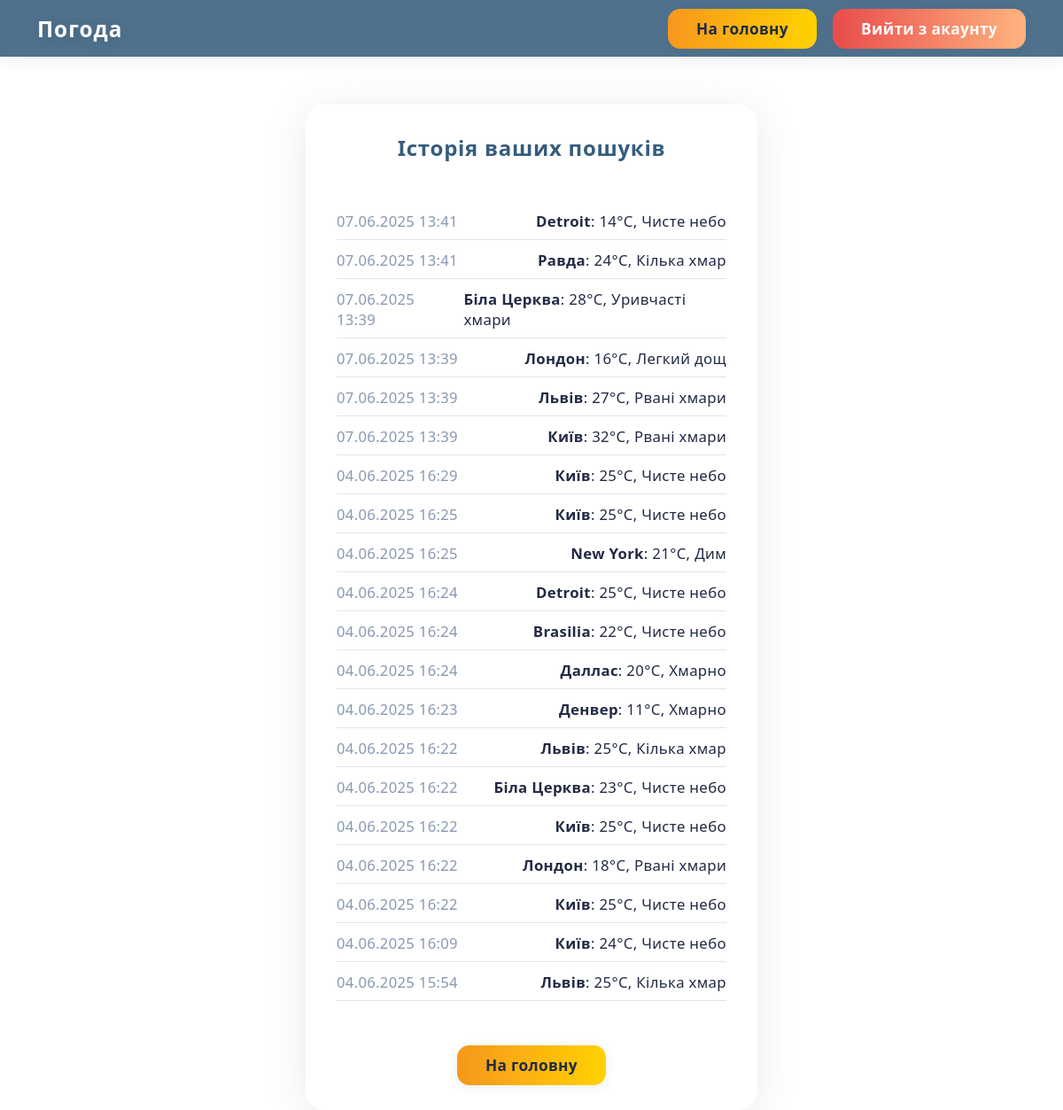
Page /history/ (signed in) on the committed database.
### weather/models.py (models this page shows, shortened)
class WeatherSearch(models.Model):
    user = models.ForeignKey(User, on_delete=models.CASCADE)
    city = models.CharField(max_length=100)
    temperature = models.IntegerField()
    description = models.CharField(max_length=255)
    search_date = models.DateTimeField(auto_now_add=True)

### weather/views.py (the view)
# urls.py: path('history/', views.history_view, name='history'),
@login_required
def history_view(request):
    history = WeatherSearch.objects.filter(user=request.user).order_by("-search_date")[:20]
    return render(request, "history.html", {"history": history})

### weather/templates/history.html (shortened to what this page needs)
{% load static %}
<!DOCTYPE html>
<html lang="uk">
<head>
    <link rel="stylesheet" type="text/css" href="{% static 'styles.css' %}">
</head>
<body>
    <header class="topbar">
        <div class="topbar-left">
            <span class="logo-title">Погода</span>
        </div>
        <div class="topbar-right">
            <a class="btn" href="{% url 'main' %}">На головну</a>
            <a class="btn btn-logout" href="{% url 'logout' %}">Вийти з акаунту</a>
        </div>
    </header>
    <div class="container">
        <h2>Історія ваших пошуків</h2>
        <ul class="history-list">
            {% for item in history %}
                <li>
                    <span class="history-date">{{ item.search_date|date:"d.m.Y H:i" }}</span>
                    <span><b>{{ item.city }}</b>: {{ item.temperature }}°C, {{ item.description }}</span>
                </li>
            {% empty %}
                <li>Пошуків поки не було.</li>
            {% endfor %}
        </ul>
        <div class="buttons">
            <a class="btn" href="{% url 'main' %}">На головну</a>
        </div>
    </div>
</body>
</html>

### weather/static/styles.css (style rules this page uses)
body { min-height: 100vh; margin: 0; font-family: 'Montserrat', 'Segoe UI', Arial, sans-serif; color: #222b45; letter-spacing: 0.02em; transition: background 0.8s; }
.topbar { width: 100%; background: rgba(53, 92, 125, 0.87); display: flex; justify-content: space-between; align-items: center; padding: 0 0 0 0; min-height: 64px; box-shadow: 0 3px 16px rgba(44,62,80,0.09); position: sticky; top: 0; z-index: 10; }
.topbar-left { padding-left: 42px; }
.logo-title { color: #fff; font-size: 1.52em; font-weight: bold; letter-spacing: 1px; text-shadow: 0 2px 12px rgba(44,62,80,0.19); }
.topbar-right { padding-right: 42px; display: flex; gap: 18px; }
.btn, .btn-logout { background: linear-gradient(90deg, #f7971e 0%, #ffd200 100%); color: #222b45; padding: 11px 32px; border: none; border-radius: 14px; text-decoration: none; font-weight: bold; font-size: 1.08em; box-shadow: 0 2px 12px rgba(53, 92, 125, 0.11); transition: box-shadow 0.17s, background 0.15s, color 0.15s; outline: none; cursor: pointer; display: inline-block; }
.btn-logout { background: linear-gradient(90deg, #e84c4c 0%, #ffb47e 100%); color: #fff; }
.container { max-width: 440px; margin: 54px auto 0 auto; background: rgba(255,255,255,0.94); border-radius: 22px; box-shadow: 0 6px 48px rgba(53,92,125,0.12); padding: 32px 35px 28px 35px; display: flex; flex-direction: column; align-items: center; min-height: 360px; }
h1, h2 { color: #355c7d; margin-bottom: 28px; margin-top: 0; font-weight: 700; letter-spacing: 0.03em; }
.history-list { list-style: none; padding: 0; margin-bottom: 28px; width: 100%; text-align: left; }
.history-list li { padding: 11px 0 9px 0; border-bottom: 1px solid #e4e4e4; font-size: 1.05em; display: flex; justify-content: space-between; align-items: center; }
.history-date { color: #8798b2; font-size: 0.99em; margin-right: 12px; min-width: 98px; display: inline-block; }
.buttons { display: flex; justify-content: center; gap: 12px; margin: 22px 0 0 0; }
a { color: #355c7d; text-decoration: none; }

### rows in the picture
WeatherSearch: search_date "07.06.2025 13:41", city "Detroit", temperature "14", description "Чисте небо"
WeatherSearch: search_date "07.06.2025 13:41", city "Равда", temperature "24", description "Кілька хмар"
WeatherSearch: search_date "07.06.2025 13:39", city "Біла Церква", temperature "28", description "Уривчасті хмари"
WeatherSearch: search_date "07.06.2025 13:39", city "Лондон", temperature "16", description "Легкий дощ"
WeatherSearch: search_date "07.06.2025 13:39", city "Львів", temperature "27", description "Рвані хмари"
WeatherSearch: search_date "07.06.2025 13:39", city "Київ", temperature "32", description "Рвані хмари"
WeatherSearch: search_date "04.06.2025 16:29", city "Київ", temperature "25", description "Чисте небо"
WeatherSearch: search_date "04.06.2025 16:25", city "Київ", temperature "25", description "Чисте небо"
WeatherSearch: search_date "04.06.2025 16:25", city "New York", temperature "21", description "Дим"
WeatherSearch: search_date "04.06.2025 16:24", city "Detroit", temperature "25", description "Чисте небо"
WeatherSearch: search_date "04.06.2025 16:24", city "Brasilia", temperature "22", description "Чисте небо"
WeatherSearch: search_date "04.06.2025 16:24", city "Даллас", temperature "20", description "Хмарно"
WeatherSearch: search_date "04.06.2025 16:23", city "Денвер", temperature "11", description "Хмарно"
WeatherSearch: search_date "04.06.2025 16:22", city "Львів", temperature "25", description "Кілька хмар"
WeatherSearch: search_date "04.06.2025 16:22", city "Біла Церква", temperature "23", description "Чисте небо"
WeatherSearch: search_date "04.06.2025 16:22", city "Київ", temperature "25", description "Чисте небо"
WeatherSearch: search_date "04.06.2025 16:22", city "Лондон", temperature "18", description "Рвані хмари"
WeatherSearch: search_date "04.06.2025 16:22", city "Київ", temperature "25", description "Чисте небо"
WeatherSearch: search_date "04.06.2025 16:09", city "Київ", temperature "24", description "Чисте небо"
WeatherSearch: search_date "04.06.2025 15:54", city "Львів", temperature "25", description "Кілька хмар"
